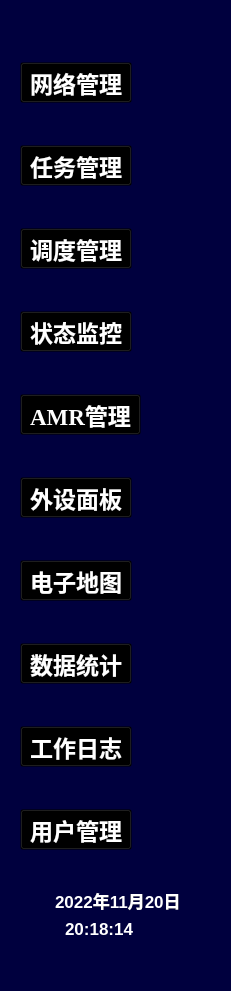
   <widget class="QWidget" name="widget_2" native="true">
    <property name="geometry">
     <rect>
      <x>0</x>
      <y>80</y>
      <width>231</width>
      <height>991</height>
     </rect>
    </property>
    <property name="sizePolicy">
     <sizepolicy hsizetype="Fixed" vsizetype="Fixed">
      <horstretch>0</horstretch>
      <verstretch>0</verstretch>
     </sizepolicy>
    </property>
    <property name="styleSheet">
     <string notr="true">background-color: rgb(0, 0, 62);</string>
    </property>
    <widget class="QWidget" name="layoutWidget">
     <property name="geometry">
      <rect>
       <x>20</x>
       <y>20</y>
       <width>201</width>
       <height>881</height>
      </rect>
     </property>
     <layout class="QVBoxLayout" name="verticalLayout">
      <property name="spacing">
       <number>0</number>
      </property>
      <item>
       <widget class="QToolButton" name="netManage">
        <property name="font">
         <font>
          <family>Agency FB</family>
          <pointsize>17</pointsize>
          <weight>75</weight>
          <bold>true</bold>
         </font>
        </property>
        <property name="styleSheet">
         <string notr="true">background-color:transparent;
color: rgb(255, 255, 255);</string>
        </property>
        <property name="text">
         <string>网络管理</string>
        </property>
        <property name="icon">
         <iconset resource="../res.qrc">
          <normaloff>:/res/01.png</normaloff>
          <normalon>:/res/01_on.png</normalon>:/res/01.png</iconset>
        </property>
        <property name="iconSize">
         <size>
          <width>50</width>
          <height>50</height>
         </size>
        </property>
        <property name="checkable">
         <bool>true</bool>
        </property>
        <property name="autoExclusive">
         <bool>true</bool>
        </property>
        <property name="popupMode">
         <enum>QToolButton::DelayedPopup</enum>
        </property>
        <property name="autoRaise">
         <bool>false</bool>
        </property>
       </widget>
      </item>
      <item>
       <widget class="QToolButton" name="offerManage">
        <property name="sizePolicy">
         <sizepolicy hsizetype="Fixed" vsizetype="Fixed">
          <horstretch>0</horstretch>
          <verstretch>0</verstretch>
         </sizepolicy>
        </property>
        <property name="font">
         <font>
          <family>Agency FB</family>
          <pointsize>17</pointsize>
          <weight>75</weight>
          <bold>true</bold>
         </font>
        </property>
        <property name="styleSheet">
         <string notr="true">background-color:transparent;
color: rgb(255, 255, 255);</string>
        </property>
        <property name="text">
         <string>任务管理</string>
        </property>
        <property name="icon">
         <iconset resource="../res.qrc">
          <normaloff>:/res/02.png</normaloff>
          <normalon>:/res/02_on.png</normalon>:/res/02.png</iconset>
        </property>
        <property name="iconSize">
         <size>
          <width>50</width>
          <height>50</height>
         </size>
        </property>
        <property name="checkable">
         <bool>true</bool>
        </property>
        <property name="autoExclusive">
         <bool>true</bool>
        </property>
       </widget>
      </item>
      <item>
       <widget class="QToolButton" name="diaoduManage">
        <property name="font">
         <font>
          <family>Agency FB</family>
          <pointsize>17</pointsize>
          <weight>75</weight>
          <bold>true</bold>
         </font>
        </property>
        <property name="styleSheet">
         <string notr="true">background-color:transparent;
color: rgb(255, 255, 255);</string>
        </property>
        <property name="text">
         <string>调度管理</string>
        </property>
        <property name="icon">
         <iconset resource="../res.qrc">
          <normaloff>:/res/03.png</normaloff>
          <normalon>:/res/03_on.png</normalon>:/res/03.png</iconset>
        </property>
        <property name="iconSize">
         <size>
          <width>50</width>
          <height>50</height>
         </size>
        </property>
        <property name="checkable">
         <bool>true</bool>
        </property>
        <property name="autoExclusive">
         <bool>true</bool>
        </property>
       </widget>
      </item>
      <item>
       <widget class="QToolButton" name="stateMonitor">
        <property name="font">
         <font>
          <family>Agency FB</family>
          <pointsize>17</pointsize>
          <weight>75</weight>
          <bold>true</bold>
         </font>
        </property>
        <property name="styleSheet">
         <string notr="true">background-color:transparent;
color: rgb(255, 255, 255);</string>
        </property>
        <property name="text">
         <string>状态监控</string>
        </property>
        <property name="icon">
         <iconset resource="../res.qrc">
          <normaloff>:/res/04.png</normaloff>
          <normalon>:/res/04_on.png</normalon>:/res/04.png</iconset>
        </property>
        <property name="iconSize">
         <size>
          <width>50</width>
          <height>50</height>
         </size>
        </property>
        <property name="checkable">
         <bool>true</bool>
        </property>
        <property name="autoExclusive">
         <bool>true</bool>
        </property>
       </widget>
      </item>
      <item>
       <widget class="QToolButton" name="AMRManage">
        <property name="sizePolicy">
         <sizepolicy hsizetype="Fixed" vsizetype="Fixed">
          <horstretch>0</horstretch>
          <verstretch>0</verstretch>
         </sizepolicy>
        </property>
        <property name="font">
         <font>
          <family>Times New Roman</family>
          <pointsize>17</pointsize>
          <weight>75</weight>
          <bold>true</bold>
         </font>
        </property>
        <property name="styleSheet">
         <string notr="true">background-color:transparent;
color: rgb(255, 255, 255);</string>
        </property>
        <property name="text">
         <string>AMR管理</string>
        </property>
        <property name="icon">
         <iconset resource="../res.qrc">
          <normaloff>:/res/05.png</normaloff>
          <normalon>:/res/05_on.png</normalon>:/res/05.png</iconset>
        </property>
        <property name="iconSize">
         <size>
          <width>50</width>
          <height>50</height>
         </size>
        </property>
        <property name="checkable">
         <bool>true</bool>
        </property>
        <property name="autoExclusive">
         <bool>true</bool>
        </property>
       </widget>
      </item>
      <item>
       <widget class="QToolButton" name="waishePanel">
        <property name="font">
         <font>
          <family>Agency FB</family>
          <pointsize>17</pointsize>
          <weight>75</weight>
          <bold>true</bold>
         </font>
        </property>
        <property name="styleSheet">
         <string notr="true">background-color:transparent;
color: rgb(255, 255, 255);</string>
        </property>
        <property name="text">
         <string>外设面板</string>
        </property>
        <property name="icon">
         <iconset resource="../res.qrc">
          <normaloff>:/res/06.png</normaloff>
          <normalon>:/res/06_on.png</normalon>:/res/06.png</iconset>
        </property>
        <property name="iconSize">
         <size>
          <width>50</width>
          <height>50</height>
         </size>
        </property>
        <property name="checkable">
         <bool>true</bool>
        </property>
        <property name="autoExclusive">
         <bool>true</bool>
        </property>
       </widget>
      </item>
      <item>
       <widget class="QToolButton" name="elecMap">
        <property name="font">
         <font>
          <family>Agency FB</family>
          <pointsize>17</pointsize>
          <weight>75</weight>
          <bold>true</bold>
         </font>
        </property>
        <property name="styleSheet">
         <string notr="true">background-color:transparent;
color: rgb(255, 255, 255);</string>
        </property>
        <property name="text">
         <string>电子地图</string>
        </property>
        <property name="icon">
         <iconset resource="../res.qrc">
          <normaloff>:/res/07.png</normaloff>
          <normalon>:/res/07_on.png</normalon>:/res/07.png</iconset>
        </property>
        <property name="iconSize">
         <size>
          <width>50</width>
          <height>50</height>
         </size>
        </property>
        <property name="checkable">
         <bool>true</bool>
        </property>
        <property name="autoExclusive">
         <bool>true</bool>
        </property>
       </widget>
      </item>
      <item>
       <widget class="QToolButton" name="dataCollect">
        <property name="sizePolicy">
         <sizepolicy hsizetype="Fixed" vsizetype="Fixed">
          <horstretch>0</horstretch>
          <verstretch>0</verstretch>
         </sizepolicy>
        </property>
        <property name="font">
         <font>
          <family>Agency FB</family>
          <pointsize>17</pointsize>
          <weight>75</weight>
          <bold>true</bold>
         </font>
        </property>
        <property name="styleSheet">
         <string notr="true">background-color:transparent;
color: rgb(255, 255, 255);</string>
        </property>
        <property name="text">
         <string>数据统计</string>
        </property>
        <property name="icon">
         <iconset resource="../res.qrc">
          <normaloff>:/res/08.png</normaloff>
          <normalon>:/res/08_on.png</normalon>:/res/08.png</iconset>
        </property>
        <property name="iconSize">
         <size>
          <width>50</width>
          <height>50</height>
         </size>
        </property>
        <property name="checkable">
         <bool>true</bool>
        </property>
        <property name="autoExclusive">
         <bool>true</bool>
        </property>
       </widget>
      </item>
      <item>
       <widget class="QToolButton" name="workData">
        <property name="font">
         <font>
          <family>Agency FB</family>
          <pointsize>17</pointsize>
          <weight>75</weight>
          <bold>true</bold>
         </font>
        </property>
        <property name="styleSheet">
         <string notr="true">background-color:transparent;
color: rgb(255, 255, 255);
</string>
        </property>
        <property name="text">
         <string>工作日志</string>
        </property>
        <property name="icon">
         <iconset resource="../res.qrc">
          <normaloff>:/res/09.png</normaloff>
          <normalon>:/res/09_on.png</normalon>:/res/09.png</iconset>
        </property>
        <property name="iconSize">
         <size>
          <width>50</width>
          <height>50</height>
         </size>
        </property>
        <property name="checkable">
         <bool>true</bool>
        </property>
        <property name="autoExclusive">
         <bool>true</bool>
        </property>
       </widget>
      </item>
      <item>
       <widget class="QToolButton" name="userManage">
        <property name="font">
         <font>
          <family>Agency FB</family>
          <pointsize>17</pointsize>
          <weight>75</weight>
          <bold>true</bold>
         </font>
        </property>
        <property name="styleSheet">
         <string notr="true">background-color:transparent;
color: rgb(255, 255, 255);</string>
        </property>
        <property name="text">
         <string>用户管理</string>
        </property>
        <property name="icon">
         <iconset resource="../res.qrc">
          <normaloff>:/res/10.png</normaloff>
          <normalon>:/res/10_on.png</normalon>:/res/10.png</iconset>
        </property>
        <property name="iconSize">
         <size>
          <width>50</width>
          <height>50</height>
         </size>
        </property>
        <property name="checkable">
         <bool>true</bool>
        </property>
        <property name="autoExclusive">
         <bool>true</bool>
        </property>
       </widget>
      </item>
     </layout>
    </widget>
    <widget class="QLabel" name="Time">
     <property name="geometry">
      <rect>
       <x>65</x>
       <y>920</y>
       <width>81</width>
       <height>17</height>
      </rect>
     </property>
     <property name="font">
      <font>
       <pointsize>13</pointsize>
       <weight>75</weight>
       <bold>true</bold>
      </font>
     </property>
     <property name="styleSheet">
      <string notr="true">
color: rgb(255, 255, 255);</string>
     </property>
     <property name="text">
      <string>20:18:14</string>
     </property>
    </widget>
    <widget class="QLabel" name="Date">
     <property name="geometry">
      <rect>
       <x>55</x>
       <y>880</y>
       <width>131</width>
       <height>41</height>
      </rect>
     </property>
     <property name="font">
      <font>
       <pointsize>13</pointsize>
       <weight>75</weight>
       <bold>true</bold>
      </font>
     </property>
     <property name="styleSheet">
      <string notr="true">color: rgb(255, 255, 255);</string>
     </property>
     <property name="text">
      <string>2022年11月20日</string>
     </property>
    </widget>
   </widget>
